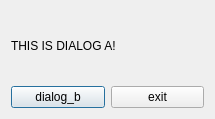
<?xml version="1.0" encoding="UTF-8"?>
<ui version="4.0">
 <class>CDialogA</class>
 <widget class="QDialog" name="CDialogA">
  <property name="geometry">
   <rect>
    <x>0</x>
    <y>0</y>
    <width>215</width>
    <height>119</height>
   </rect>
  </property>
  <property name="windowTitle">
   <string>DialogA</string>
  </property>
  <layout class="QGridLayout" name="gridLayout">
   <item row="0" column="0" colspan="2">
    <widget class="QLabel" name="label">
     <property name="text">
      <string>THIS IS DIALOG A!</string>
     </property>
    </widget>
   </item>
   <item row="1" column="0">
    <widget class="QPushButton" name="btnDialogB">
     <property name="text">
      <string>dialog_b</string>
     </property>
    </widget>
   </item>
   <item row="1" column="1">
    <widget class="QPushButton" name="btnExit">
     <property name="text">
      <string>exit</string>
     </property>
    </widget>
   </item>
  </layout>
 </widget>
 <resources/>
 <connections/>
</ui>
